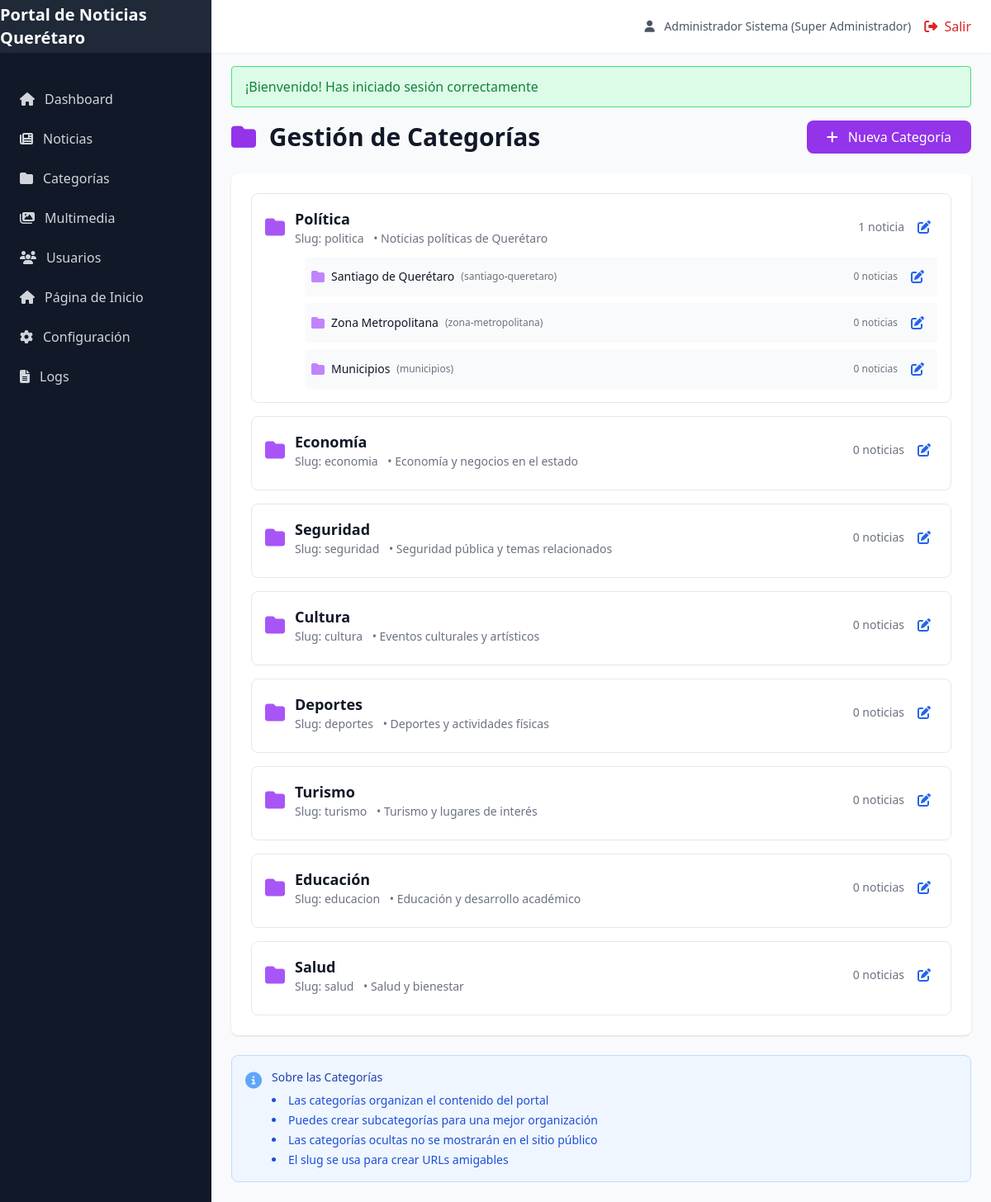
The page /categorias.php (signed in) on the database its author committed.
### tables this page shows
CREATE TABLE IF NOT EXISTS `configuracion` (
  `id` int(11) NOT NULL AUTO_INCREMENT,
  `clave` varchar(100) NOT NULL,
  `valor` text,
  `tipo` varchar(50) DEFAULT 'texto',
  `grupo` varchar(50) DEFAULT 'general',
  `descripcion` varchar(255) DEFAULT NULL,
  PRIMARY KEY (`id`),
  UNIQUE KEY `clave` (`clave`)
);

CREATE TABLE IF NOT EXISTS `categorias` (
  `id` int(11) NOT NULL AUTO_INCREMENT,
  `nombre` varchar(100) NOT NULL,
  `slug` varchar(100) NOT NULL,
  `descripcion` text,
  `padre_id` int(11) DEFAULT NULL,
  `orden` int(11) DEFAULT 0,
  `visible` tinyint(1) DEFAULT 1,
  `editor_responsable_id` int(11) DEFAULT NULL,
  `fecha_creacion` datetime DEFAULT CURRENT_TIMESTAMP,
  `fecha_modificacion` datetime DEFAULT CURRENT_TIMESTAMP ON UPDATE CURRENT_TIMESTAMP,
  PRIMARY KEY (`id`),
  UNIQUE KEY `slug` (`slug`),
  KEY `padre_id` (`padre_id`),
  KEY `editor_responsable_id` (`editor_responsable_id`)
);

### categorias.php (the view, shortened to what the rows shown need)
<?php
require_once __DIR__ . '/config/bootstrap.php';
$categoriaModel = new Categoria();
$categorias = $categoriaModel->getTree();
?>
<div class="space-y-6">
    <div class="flex items-center justify-between">
        <h1 class="text-3xl font-bold text-gray-900">
            <i class="fas fa-folder mr-2 text-purple-600"></i>
            Gestión de Categorías
        </h1>
    </div>
    <div class="bg-white rounded-lg shadow overflow-hidden">
        <?php if (empty($categorias)): ?>
        <div class="p-12 text-center">
            <i class="fas fa-folder-open text-6xl text-gray-300 mb-4"></i>
            <p class="text-gray-500 text-lg">No hay categorías creadas</p>
            <?php if (hasPermission('categorias') || hasPermission('all')): ?>
            <a href="<?php echo url('categoria_crear.php'); ?>" class="inline-block mt-4 text-purple-600 hover:text-purple-800">
                Crear la primera categoría
            </a>
            <?php endif; ?>
        </div>
        <?php else: ?>
        <div class="p-6 space-y-4">
            <?php foreach ($categorias as $categoria): ?>
            <div class="border border-gray-200 rounded-lg p-4">
                <div class="flex items-center justify-between mb-2">
                    <div class="flex items-center space-x-3">
                        <i class="fas fa-folder text-2xl text-purple-500"></i>
                        <div>
                            <h3 class="text-lg font-semibold text-gray-900">
                                <?php echo e($categoria['nombre']); ?>
                            </h3>
                            <p class="text-sm text-gray-500">
                                Slug: <?php echo e($categoria['slug']); ?>
                                <?php if ($categoria['descripcion']): ?>
                                <span class="ml-2">• <?php echo e($categoria['descripcion']); ?></span>
                                <?php endif; ?>
                            </p>
                        </div>
                    </div>
                    <div class="flex items-center space-x-2">
                        <span class="text-sm text-gray-500">
                            <?php
                            $count = $categoriaModel->countNoticias($categoria['id']);
                            echo $count;
                            ?> noticia<?php echo $count !== 1 ? 's' : ''; ?>
                        </span>
                        <a href="<?php echo url('categoria_editar.php?id=' . $categoria['id']); ?>"
                           class="text-blue-600 hover:text-blue-900 px-2 py-1">
                            <i class="fas fa-edit"></i>
                        </a>
                    </div>
                </div>
                <?php if (!empty($categoria['children'])): ?>
                <div class="ml-12 mt-3 space-y-2">
                    <?php foreach ($categoria['children'] as $subcategoria): ?>
                    <div class="flex items-center justify-between p-2 bg-gray-50 rounded">
                        <div class="flex items-center space-x-2">
                            <i class="fas fa-folder text-purple-400"></i>
                            <span class="text-sm font-medium text-gray-900">
                                <?php echo e($subcategoria['nombre']); ?>
                            </span>
                            <span class="text-xs text-gray-500">
                                (<?php echo e($subcategoria['slug']); ?>)
                            </span>
                        </div>
                        <div class="flex items-center space-x-2">
                            <span class="text-xs text-gray-500">
                                <?php
                                $subcount = $categoriaModel->countNoticias($subcategoria['id']);
                                echo $subcount;
                                ?> noticia<?php echo $subcount !== 1 ? 's' : ''; ?>
                            </span>
                            <a href="<?php echo url('categoria_editar.php?id=' . $subcategoria['id']); ?>"
                               class="text-blue-600 hover:text-blue-900 px-2 py-1">
                                <i class="fas fa-edit"></i>
                            </a>
                        </div>
                    </div>
                    <?php endforeach; ?>
                </div>
                <?php endif; ?>
            </div>
            <?php endforeach; ?>
        </div>
        <?php endif; ?>
    </div>
</div>
<?php
$content = ob_get_clean();
include __DIR__ . '/app/views/layouts/main.php';
?>

### app/views/layouts/main.php (shortened to what the rows shown need)
<!DOCTYPE html>
<html lang="es">
<head>
    <script src="https://cdn.tailwindcss.com"></script>
    <link rel="stylesheet" href="https://cdnjs.cloudflare.com/ajax/libs/font-awesome/6.4.0/css/all.min.css">
    <?php
    if (isAuthenticated()) {
        $configuracionModel = new Configuracion();
        $configGeneral = $configuracionModel->getByGrupo('general');
        $nombreSitio = $configGeneral['nombre_sitio']['valor'] ?? 'CMS Noticias';
        $logoSitio = $configGeneral['logo_sitio']['valor'] ?? null;
    }
    ?>
</head>
<body class="bg-gray-50">
    <?php if (isAuthenticated()): ?>
        <div class="fixed inset-y-0 left-0 w-64 bg-gray-900 text-white transform transition-transform duration-300 ease-in-out z-30" id="sidebar">
            <div class="flex items-center justify-center h-16 bg-gray-800">
                <?php if (!empty($logoSitio)): ?>
                <img src="<?php echo e(BASE_URL . $logoSitio); ?>" alt="<?php echo e($nombreSitio); ?>" class="h-10" loading="eager">
                <?php else: ?>
                <h1 class="text-xl font-bold"><?php echo e($nombreSitio ?? 'CMS Noticias'); ?></h1>
                <?php endif; ?>
            </div>
        </div>
        <div class="ml-64">
            <main class="pt-20 px-6 pb-6">
                <?php echo $content ?? ''; ?>
            </main>
        </div>
    <?php else: ?>
        <?php echo $content ?? ''; ?>
    <?php endif; ?>
</body>
</html>

### rows shown on the page
configuracion: valor "Portal de Noticias Querétaro"
categorias: nombre "Política", slug "politica", descripcion "Noticias políticas de Querétaro", id "1"
categorias: nombre "Santiago de Querétaro", slug "santiago-queretaro", subcount "0"
categorias: nombre "Zona Metropolitana", slug "zona-metropolitana", subcount "0"
categorias: nombre "Municipios", slug "municipios", subcount "0"
categorias: nombre "Economía", slug "economia", descripcion "Economía y negocios en el estado", count "0"
categorias: nombre "Seguridad", slug "seguridad", descripcion "Seguridad pública y temas relacionados", count "0"
categorias: nombre "Cultura", slug "cultura", descripcion "Eventos culturales y artísticos", count "0"
categorias: nombre "Deportes", slug "deportes", descripcion "Deportes y actividades físicas", count "0"
categorias: nombre "Turismo", slug "turismo", descripcion "Turismo y lugares de interés", count "0"
categorias: nombre "Educación", slug "educacion", descripcion "Educación y desarrollo académico", count "0"
categorias: nombre "Salud", slug "salud", descripcion "Salud y bienestar", count "0"

### other values the page prints
$user['nombre'] . ' (' . $user['rol'] . ')' "Administrador Sistema (Super Administrador)"
$success "¡Bienvenido! Has iniciado sesión correctamente"
